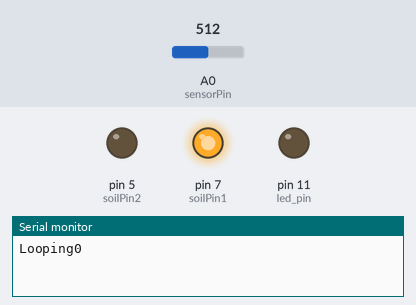
The sketch below on a simulated Arduino Uno, built with avr-gcc and run on an emulated ATmega328P. Shown: output pins drawn as LEDs (lit = HIGH), the last lines printed to the serial monitor. Inputs (shaded band) come from the test bench; at power-on: A0 (sensorPin) = 512. No radio packets arrive unless stated.

Above: at 1.0 s.
At 3.07 s:
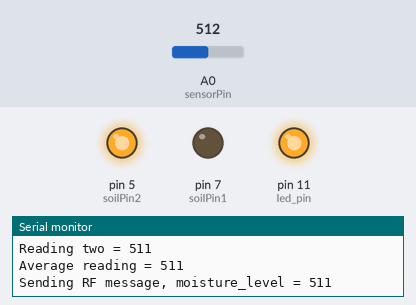
At 3.6 s:
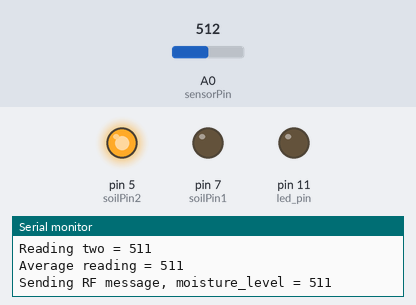
Timing chart, 0 to 5.3 s (numbered marks = the images above):
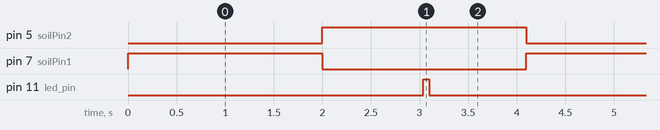

Measured:
- by itself, pin 5 (soilPin2): alternates HIGH for 2.1 s and LOW for 2.0 s
- by itself, pin 7 (soilPin1): alternates HIGH for 2.0 s and LOW for 2.1 s
- by itself, pin 11 (led_pin): alternates HIGH for 0.06 s and LOW for 4.0 s

The sketch:

garden_sensor_tx.ino
```cpp
#include <VirtualWire.h>


#define soilPin1 7
#define soilPin2 5
#define sensorPin 0

const int plant_number = 1;

const int led_pin = 11;
const int transmit_pin = 12;
const int receive_pin = 2;
const int transmit_en_pin = 3;
int timeBetweenReadings = 1000;


void debugMessage(String message, int value) {
  message += value;
  Serial.println(message);
}


void setup(){

  //serial port comms, mostly for debugging
  Serial.begin(9600);

  //set up the plant sensor
  pinMode(soilPin1, OUTPUT);
  pinMode(soilPin2, OUTPUT);
  pinMode(sensorPin, INPUT);

    // Initialise the IO and ISR
  vw_set_tx_pin(transmit_pin);
  vw_set_rx_pin(receive_pin);
  vw_set_ptt_pin(transmit_en_pin);
  vw_set_ptt_inverted(true); // Required for DR3100
  vw_setup(2000);       // Bits per sec
  pinMode(led_pin, OUTPUT);
}


void setSensorPolarity(boolean flip){
  if(flip){
    digitalWrite(soilPin1, HIGH);
    digitalWrite(soilPin2, LOW);
  }
  else {
    digitalWrite(soilPin1, LOW);
    digitalWrite(soilPin2, HIGH);
  }
}

int readPlantMoisture() {
  /**
  Read moisture (voltage change) across 2 pins
  Then read in reverse.
  Alternating polatity makes the metal in the pot last longer.
  */

  //first read
  setSensorPolarity(true);
  delay(timeBetweenReadings);
  int val1 = analogRead(sensorPin);
  delay(timeBetweenReadings);


  //second read, opposite polarity
  setSensorPolarity(false);
  delay(timeBetweenReadings);
  // invert the reading
  int val2 = 1023 - analogRead(sensorPin);

  //average the two values
  debugMessage("Reading one = ",val1);
  debugMessage("Reading two = ", val2);

  int avg = (val1 + val2) / 2;
  debugMessage("Average reading = ", avg);

  return avg;
}


byte count = 1;

void sendDataViaRF(int moisture_level) {
  debugMessage("Sending RF message, moisture_level = ", moisture_level);

  int message_length = 2;
  char msg[2] = {plant_number, moisture_level};

  msg[6] = count;
  digitalWrite(led_pin, HIGH); // Flash a light to show transmitting
  vw_send((uint8_t *)msg, message_length);
  vw_wait_tx(); // Wait until the whole message is gone
  digitalWrite(led_pin, LOW);
  delay(1000);
  count = count + 1;
}

void loop(){
  debugMessage("Looping", 0);
  int moisture_level = readPlantMoisture();

  sendDataViaRF(moisture_level);


}
```
